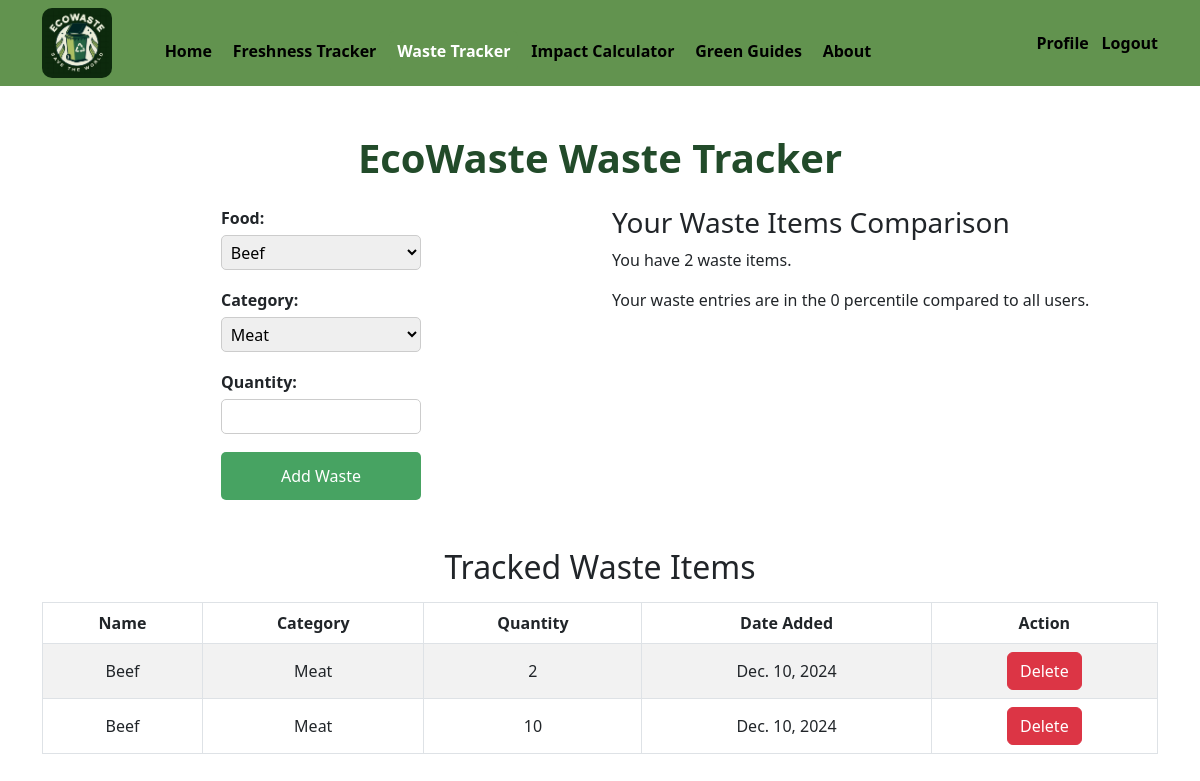
Page /waste-tracker/ (signed in) on the committed database.
### ecowaste/models.py (models this page shows, shortened)
class WasteItem(models.Model):
    user = models.ForeignKey(User, on_delete=models.CASCADE, null=True, blank=True)
    name = models.CharField(max_length=100)
    category = models.CharField(max_length=50)
    quantity = models.CharField(max_length=50)
    date_added = models.DateField(auto_now_add=True)
    """
    Convert CO₂e from kilograms to pounds.
    """

### ecowaste/views.py (the view)
# urls.py: path('waste-tracker/', views.waste_tracker, name="ecowaste-waste-tracker"),
def waste_tracker(request):
    if request.user.is_authenticated:
        if request.method == 'POST':
            form = WasteItemForm(request.POST)
            if form.is_valid():
                waste_item = form.save(commit=False)
                waste_item.user = request.user
                waste_item.save()
                return redirect('ecowaste-waste-tracker')
        else:
            form = WasteItemForm()
        waste_items = WasteItem.objects.filter(user=request.user)
    else:
        form = WasteItemForm()
    user_waste_count = WasteItem.objects.filter(user=request.user).count()
    all_users_waste_count = WasteItem.objects.values('user').annotate(count=Count('id')).order_by('count')
    total_users = len(all_users_waste_count)
    if total_users > 0:
        lower_percentile = 100 * sum(1 for x in all_users_waste_count if x['count'] < user_waste_count) / total_users
    else:
        lower_percentile = 0 #when there are no users
    waste_items = WasteItem.objects.filter(user=request.user)
    return render(request, "ecowaste/waste-tracker.html", {
        'form': form,
        'waste_items': waste_items,
        'percentile': lower_percentile,
    })

### ecowaste/templates/ecowaste/waste-tracker.html (shortened to what this page needs)
{% extends 'ecowaste/base.html' %}
{% load static %}
{% block content %}
    <link rel="stylesheet" href="{% static 'styles.css' %}">
    <div class="container mt-5">
        <h1 class="page-title text-center mb-4">EcoWaste Waste Tracker</h1>
        <div class="row">
            <div class="col-md-6">
                <form method="POST">
                    {{ form.as_p }}
                    <button type="submit">Add Waste</button>
                </form>
            </div>
            <div class="col-md-6">
                <h3>Your Waste Items Comparison</h3>
                <p>You have {{ waste_items.count }} waste items.</p>
                <p>Your waste entries are in the {{ percentile|floatformat:0 }} percentile compared to all users.</p>
            </div>
        </div>
    </div>
    <h2 class="mt-5">Tracked Waste Items</h2>
    <table class="table table-striped table-bordered mt-3">
        <thead>
            <tr>
                <th>Name</th>
                <th>Category</th>
                <th>Quantity</th>
                <th>Date Added</th>
                <th>Action</th>
            </tr>
        </thead>
        <tbody>
            {% for item in waste_items %}
                <tr>
                    <td>{{ item.name }}</td>
                    <td>{{ item.category }}</td>
                    <td>{{ item.quantity }}</td>
                    <td>{{ item.date_added }}</td>
                    <td>
                        <form method="POST" action="{% url 'delete_waste_item' item.id %}" style="display:inline;">
                            <button type="submit" class="btn btn-danger">Delete</button>
                        </form>
                    </td>
                </tr>
            {% empty %}
                <tr>
                    <td colspan="5" class="text-center">No waste items tracked yet.</td>
                </tr>
            {% endfor %}
        </tbody>
    </table>
{% endblock content %}

### ecowaste/static/styles.css (style rules this page uses)
.container h1 { font-weight: 800; color: #224b2a; }
form { display: flex; flex-direction: column; align-items:stretch; align-content:stretch; gap: 0.1rem; width: 90%; max-width: 200px; margin: 0 auto; }
form label { display: block; font-weight: bold; margin-bottom: 0.3rem; width: 100%; }
form input[type="text"], form select { width: 100%; max-width: 380px; padding: 0.3rem; font-size: 1rem; border: 1px solid #ccc; border-radius: 5px; box-sizing: border-box; }
form button { background-color: #47a362; color: white; border: none; padding: 0.75rem 1rem; border-radius: 5px; font-size: 1rem; cursor: pointer; transition: background-color 0.3s; }
h1, h2 { text-align: center; margin-bottom: 1rem; }
.table th, .table td { text-align: center; vertical-align: middle; }

### rows in the picture
WasteItem: name "Beef", category "Meat", quantity "2", date_added "Dec. 10, 2024"
WasteItem: name "Beef", category "Meat", quantity "10", date_added "Dec. 10, 2024"

### other values in the picture
{{ waste_items.count }} "2"
{{ percentile|floatformat:0 }} "0"
